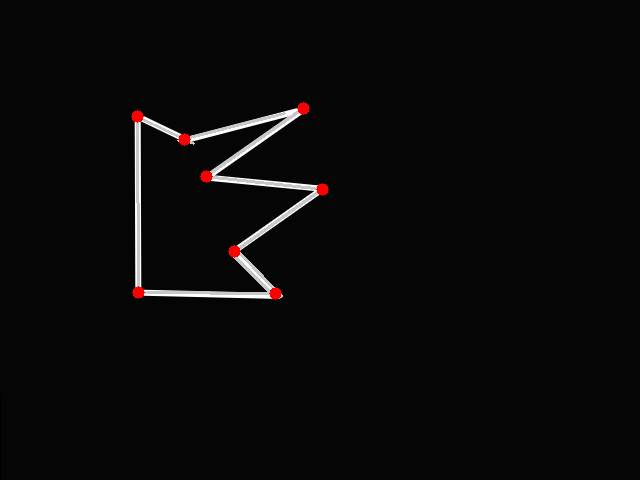
#> input picture debug_example8.png, 640 x 480 px
$ python -i first_tasks.py   (imports and definitions only)
#> lines starting #> are read from the running program, lines starting #| are printed output that depends on the picture; after the words box and inside, x2 and y2 are one past the last pixel; in counts of white or black regions, pixels touching at a corner belong together
from typing import Any, Iterable, Tuple
import cv2
import numpy as np
from itertools import combinations
import math


def normalize_angle_theta(theta: float) -> float:
    """
    Нормализует угол theta в диапазоне [0, pi)
    """
    if theta < 0:
        theta += math.pi
    if theta >= math.pi:
        theta -= math.pi
    return theta


def merge_collinear_segments(segments: Iterable[Tuple[float, float, float, float]],
                             angle_thresh_deg: float = 5.0,
                             rho_thresh: float = 20.0,
                             extend_px: float = 0.0) -> list[Tuple[float, float, float, float]]:
    """
    segments: list of (x1,y1,x2,y2)
    Возвращает список объединённых сегментов (по кластерам коллинеарности).
    Параметры:
      angle_thresh_deg - максимально допустимая разница углов (в градусах)
      rho_thresh - максимально допустимая разница rho (по нормали), px
    """
    seg_infos: list[dict[str, Any]] = []
    for (x1, y1, x2, y2) in segments:
        dx = x2 - x1
        dy = y2 - y1
        if dx == 0 and dy == 0:
            continue
        theta_dir = math.atan2(dy, dx)
        theta_dir = normalize_angle_theta(theta_dir)

        dx_dir = math.cos(theta_dir)
        dy_dir = math.sin(theta_dir)

        nx = -dy_dir
        ny = dx_dir

        rho = x1 * nx + y1 * ny

        t1 = x1 * dx_dir + y1 * dy_dir
        t2 = x2 * dx_dir + y2 * dy_dir
        tmin = min(t1, t2)
        tmax = max(t1, t2)
        seg_infos.append({
            'orig': (x1, y1, x2, y2),
            'theta': theta_dir,
            'rho': rho,
            'tmin': tmin,
            'tmax': tmax,
            'd': (dx_dir, dy_dir),
            'n': (nx, ny)
        })

    used = [False] * len(seg_infos)
    merged_segments: list[tuple[float, float, float, float]] = []

    angle_thresh = math.radians(angle_thresh_deg)

    for i, si in enumerate(seg_infos):
        if used[i]:
            continue
        cluster: list[int] = [i]
        used[i] = True
        for j in range(i + 1, len(seg_infos)):
            if used[j]:
                continue
            sj: dict[str, Any] = seg_infos[j]

            da = abs(si['theta'] - sj['theta'])
            da = min(da, math.pi - da)
            if da <= angle_thresh and abs(si['rho'] - sj['rho']) <= rho_thresh:
                cluster.append(j)
                used[j] = True

        tmin: float = min(seg_infos[k]['tmin'] for k in cluster)
        tmax: float = max(seg_infos[k]['tmax'] for k in cluster)

        theta_avg: float = sum(seg_infos[k]['theta'] for k in cluster) / len(cluster)
        theta_avg = normalize_angle_theta(theta_avg)
        dx_dir: float = math.cos(theta_avg)
        dy_dir: float = math.sin(theta_avg)
        nx = -dy_dir
        ny = dx_dir
        rho_avg: float = sum(seg_infos[k]['rho'] for k in cluster) / len(cluster)
        if extend_px > 0.0:
            tmin -= extend_px
            tmax += extend_px

        x_start: float = dx_dir * tmin + nx * rho_avg
        y_start: float = dy_dir * tmin + ny * rho_avg
        x_end: float = dx_dir * tmax + nx * rho_avg
        y_end: float = dy_dir * tmax + ny * rho_avg

        merged_segments.append((x_start, y_start, x_end, y_end))

    return merged_segments


def intersection_point(seg1: tuple[float, float, float, float], seg2: tuple[float, float, float, float], eps: float = 1e-9) -> tuple[float, float] | None:
    """
    Возвращает точку пересечения (x,y) если отрезки пересекаются (включая в концевых точках),
    иначе None.
    seg = (x1,y1,x2,y2) - могут быть float
    """
    x1, y1, x2, y2 = seg1
    x3, y3, x4, y4 = seg2

    # Решение векторно: p + t r  and q + u s
    r: tuple[float, float] = (x2 - x1, y2 - y1)
    s: tuple[float, float] = (x4 - x3, y4 - y3)

    r_cross_s = r[0] * s[1] - r[1] * s[0]
    q_p: tuple[float, float] = (x3 - x1, y3 - y1)
    q_p_cross_r = q_p[0] * r[1] - q_p[1] * r[0]

    if abs(r_cross_s) < eps:
        return None

    t: float = (q_p[0] * s[1] - q_p[1] * s[0]) / r_cross_s
    u: float = (q_p[0] * r[1] - q_p[1] * r[0]) / r_cross_s


    tol: float = 1e-7
    if -tol <= t <= 1 + tol and -tol <= u <= 1 + tol:
        ix: float = x1 + t * r[0]
        iy: float = y1 + t * r[1]
        return (ix, iy)
    return None


def cluster_points(points: Iterable[Tuple[float, float]], cluster_dist: float = 10.0) -> list[Tuple[float, float]]:
    """
    Простое дедуплирование точек с привязкой к сетке (grid-based), чтобы не слипались
    близкие, но разные вершины. Возвращает по одной точке на ячейку.
    """
    if not points:
        return []
    bin_size = max(1.0, float(cluster_dist))
    bins: dict[tuple[int, int], list[Tuple[float, float]]] = {}
    for (x, y) in points:
        bx = int(round(x / bin_size))
        by = int(round(y / bin_size))
        bins.setdefault((bx, by), []).append((x, y))
    centers: list[Tuple[float, float]] = []
    for pts in bins.values():
        sx = 0.0
        sy = 0.0
        for (x, y) in pts:
            sx += x
            sy += y
        n = float(len(pts))
        centers.append((sx / n, sy / n))
    return centers


def count_intersections(image_path: str,
                        canny_thresh1=50, canny_thresh2=150,
                        hough_threshold=40, minLineLength=0, maxLineGap=10,
                        angle_merge_deg=5.0, rho_merge_px=20.0,
                        cluster_dist=6.0,
                        visualize=True,
                        out_vis_path="intersections_vis.png",
                        apply_clahe=True,
                        apply_blur=True,
                        use_auto_scaling=True,
                        auto_base_diag=1500.0,
                        segment_extend_px=10.0,
                        near_parallel_deg=2.0,
                        return_raw_points=False):
#> called with image_path = '../debug_example8.png', canny_thresh1 = 50, canny_thresh2 = 150, hough_threshold = 40, minLineLength = 0, maxLineGap = 10, angle_merge_deg = 5, rho_merge_px = 20
    img: np.ndarray | None = cv2.imread(image_path)
#> img is the input picture: shape (480, 640, 3); mean B, G, R 8.6, 8.6, 9.3
    if img is None:
        raise FileNotFoundError(image_path)
    gray: np.ndarray = cv2.cvtColor(img, cv2.COLOR_BGR2GRAY)

    if apply_clahe:
        clahe: cv2.CLAHE = cv2.createCLAHE(clipLimit=2.0, tileGridSize=(8, 8))
        gray = clahe.apply(gray)
    if apply_blur:
        gray: np.ndarray = cv2.GaussianBlur(gray, (3, 3), 0)


    edges: np.ndarray = cv2.Canny(gray, canny_thresh1, canny_thresh2, apertureSize=3)
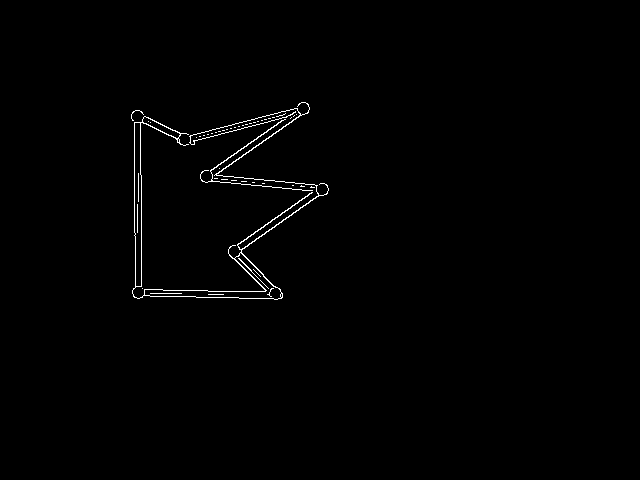
#> edges: shape (480, 640); 0.77% white in thin lines or dots, all inside (x1, y1, x2, y2) = (131, 102, 329, 300)

    h, w = gray.shape[:2]
#> h = 480; w = 640
    if use_auto_scaling and auto_base_diag > 0:
        diag: float = float((h ** 2 + w ** 2) ** 0.5)
#> diag = 800
        scale: float = diag / auto_base_diag
#> scale = 0.533
        scaled_cluster_dist: float = float(cluster_dist) * scale
#> scaled_cluster_dist = 3.2
        scaled_rho_merge: float = float(rho_merge_px) * scale
#> scaled_rho_merge = 10.67

        # Если minLineLength не задан (0), подбераю от размера изображения
        scaled_min_line_length: int = int(max(minLineLength, 0.05 * max(h, w)))
#> scaled_min_line_length = 32
        scaled_segment_extend: float = float(segment_extend_px) * scale
#> scaled_segment_extend = 5.33
    else:
        scaled_cluster_dist: float = cluster_dist
        scaled_rho_merge: float = rho_merge_px
        scaled_min_line_length: int = minLineLength
        scaled_segment_extend: float = segment_extend_px

    lines = cv2.HoughLinesP(edges,
                            rho=1,
                            theta=np.pi / 180,
                            threshold=hough_threshold,
                            minLineLength=scaled_min_line_length,
                            maxLineGap=maxLineGap)
#> lines = 22 rows, first 6: [133, 296, 281, 298], [141, 197, 141, 253], [208, 291, 250, 291], [228, 251, 316, 189], [201, 179, 327, 192], [212, 176, 309, 108]

    if lines is None:
        if visualize:
            cv2.imwrite(out_vis_path, img) # type: ignore
        return 0, [], []

    segments: list[tuple[float, float, float, float]] = [tuple(map(float, line[0])) for line in lines]
#> segments = 22 items, first 6: (133, 296, 281, 298), (141, 197, 141, 253), (208, 291, 250, 291), (228, 251, 316, 189), (201, 179, 327, 192), (212, 176, 309, 108)

    merged: list[tuple[float, float, float, float]] = merge_collinear_segments(segments,
                                      angle_thresh_deg=angle_merge_deg,
                                      rho_thresh=scaled_rho_merge,
                                      extend_px=scaled_segment_extend)
#> the loop in merge_collinear_segments, `for (x1, y1, x2, y2) in segments:` made 22 passes
#> (x1, y1, x2, y2, dx, dy, theta_dir, dx_dir) on passes 1, 3, 5, 11, 15, 16, 17, 19, 20, 21, 22: (133, 296, 281, 298, 148, 2, 0.0135, 1), (208, 291, 250, 291, 42, 0, 0, 1), (201, 179, 327, 192, 126, 13, 0.103, 0.995), (201, 173, 327, 186, 126, 13, 0.103, 0.995), (233, 245, 282, 294, 49, 49, 0.785, 0.707), (229, 255, 275, 299, 46, 44, 0.763, 0.723), (163, 290, 207, 290, 44, 0, 0, 1), (144, 292, 181, 293, 37, 1, 0.027, 1), (133, 111, 196, 140, 63, 29, 0.431, 0.908), (131, 117, 188, 144, 57, 27, 0.442, 0.904), (229, 247, 270, 291, 41, 44, 0.821, 0.682)
#> (x1, y1, x2, y2, dx, dy, theta_dir, theta in normalize_angle_theta) on passes 4, 6, 7, 9, 10, 12: (228, 251, 316, 189, 88, -62, 2.53, 2.53), (212, 176, 309, 108, 97, -68, 2.53, 2.53), (189, 136, 290, 109, 101, -27, 2.88, 2.88), (180, 143, 308, 112, 128, -31, 2.9, 2.9), (137, 226, 138, 189, 1, -37, 1.6, 1.6), (231, 257, 327, 187, 96, -70, 2.51, 2.51)
#> after the loop in merge_collinear_segments, `for (x1, y1, x2, y2) in segments:`: seg_infos = 22 items
#> in merge_collinear_segments, `used = [False] * len(seg_infos)`: used = [False, False, False, False, False, False, False, False, False, False, False, False, False, False, False, False, False, False, False, False, False, False]
#> the loop in merge_collinear_segments, `for i, si in enumerate(seg_infos):` made 22 passes
#> (tmin, tmax, theta_avg, dx_dir, dy_dir, nx, ny) on passes 1, 2, 4, 5, 6, 7, 15, 16, 20: (131.7, 290.3, 0.0101, 1, 0.0101, -0.0101, 1), (105.7, 258.3, 1.58, -0.00901, 1, -1, -0.00901), (-159.4, -29.9, 2.52, -0.813, 0.583, -0.583, -0.813), (212.4, 350.3, 0.103, 0.995, 0.103, -0.103, 0.995), (-196.4, -52.31, 2.52, -0.816, 0.578, -0.578, -0.816), (-278.3, -135.9, 2.89, -0.969, 0.245, -0.245, -0.969), (331.5, 412.6, 0.803, 0.695, 0.719, -0.719, 0.695), (336.4, 410.7, 0.763, 0.723, 0.691, -0.691, 0.723), (161.9, 241.9, 0.437, 0.906, 0.423, -0.423, 0.906)
#> after the loop in merge_collinear_segments, `for i, si in enumerate(seg_infos):`: merged_segments = 9 items, first 6: (128.7, 292.1, 287.4, 293.7), (138.4, 106.9, 137, 259.6), (327.7, 183.6, 222.5, 259), (195.4, 175.4, 332.6, 189.6), (313.3, 102.4, 195.7, 185.7), (314.1, 106.7, 176.1, 141.6); used = [True, True, True, True, True, True, True, True, True, True, True, True, True, True, True, True, True, True, True, True, True, True]
#> merged has the same summary as merged_segments in merge_collinear_segments

    pts: list[tuple[float, float]] = []
    near_parallel_rad: float = math.radians(near_parallel_deg)
    for a, b in combinations(merged, 2):
        # Не отбрасываем пары заранее по углу: сначала считаем пересечение
        p: tuple[float, float] | None = intersection_point(a, b)
        if p is not None:
            pts.append(p)
#> this loop made 36 passes
#> (a, b) on passes 16 to 26: ((327.7, 183.6, 222.5, 259), (195.4, 175.4, 332.6, 189.6)), ((327.7, 183.6, 222.5, 259), (313.3, 102.4, 195.7, 185.7)), ((327.7, 183.6, 222.5, 259), (314.1, 106.7, 176.1, 141.6)), ((327.7, 183.6, 222.5, 259), (226.9, 241.7, 283.2, 300.1)), ((327.7, 183.6, 222.5, 259), (225.1, 251.3, 278.9, 302.7)), ((327.7, 183.6, 222.5, 259), (126.6, 111.5, 199.1, 145.3)), ((195.4, 175.4, 332.6, 189.6), (313.3, 102.4, 195.7, 185.7)), ((195.4, 175.4, 332.6, 189.6), (314.1, 106.7, 176.1, 141.6)), ((195.4, 175.4, 332.6, 189.6), (226.9, 241.7, 283.2, 300.1)), ((195.4, 175.4, 332.6, 189.6), (225.1, 251.3, 278.9, 302.7)), ((195.4, 175.4, 332.6, 189.6), (126.6, 111.5, 199.1, 145.3))
#> (x1 in intersection_point, y1 in intersection_point, x2 in intersection_point, y2 in intersection_point, x3 in intersection_point, y3 in intersection_point, x4 in intersection_point, y4 in intersection_point) on passes 1, 2, 3, 4, 5, 8: (128.7, 292.1, 287.4, 293.7, 138.4, 106.9, 137, 259.6), (128.7, 292.1, 287.4, 293.7, 327.7, 183.6, 222.5, 259), (128.7, 292.1, 287.4, 293.7, 195.4, 175.4, 332.6, 189.6), (128.7, 292.1, 287.4, 293.7, 313.3, 102.4, 195.7, 185.7), (128.7, 292.1, 287.4, 293.7, 314.1, 106.7, 176.1, 141.6), (128.7, 292.1, 287.4, 293.7, 126.6, 111.5, 199.1, 145.3)

    clustered: list[tuple[float, float]] = cluster_points(pts, cluster_dist=scaled_cluster_dist)
#> the loop in cluster_points, `for (x, y) in points:` made 9 passes
#> (x, y) on passes 1 to 9: (276.9, 293.6), (269.3, 293.5), (138.3, 116.9), (321, 188.4), (234.9, 250.1), (228.6, 254.6), (208.3, 176.8), (303.3, 109.4), (185.9, 139.1)
#> the loop in cluster_points, `for pts in bins.values():` made 9 passes

    if visualize:
        vis: np.ndarray = img.copy() # type: ignore
        for (x1, y1, x2, y2) in merged:
            cv2.line(vis, (int(round(x1)), int(round(y1))),
                     (int(round(x2)), int(round(y2))), (200, 200, 200), 2) # type: ignore
#> this loop made 9 passes
#> (x1, y1, x2, y2) on passes 1 to 9: (128.7, 292.1, 287.4, 293.7), (138.4, 106.9, 137, 259.6), (327.7, 183.6, 222.5, 259), (195.4, 175.4, 332.6, 189.6), (313.3, 102.4, 195.7, 185.7), (314.1, 106.7, 176.1, 141.6), (226.9, 241.7, 283.2, 300.1), (225.1, 251.3, 278.9, 302.7), (126.6, 111.5, 199.1, 145.3)
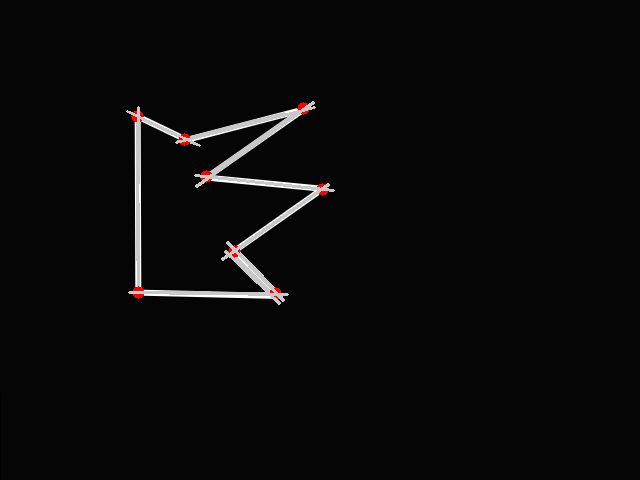
#> vis: shape (480, 640, 3); 0.51% of pixels changed, all inside (x1, y1, x2, y2) = (126, 101, 335, 305)
        for (x, y) in clustered:
            cv2.circle(vis, (int(round(x)), int(round(y))), 6, (0, 0, 255), -1) # type: ignore
#> this loop made 9 passes
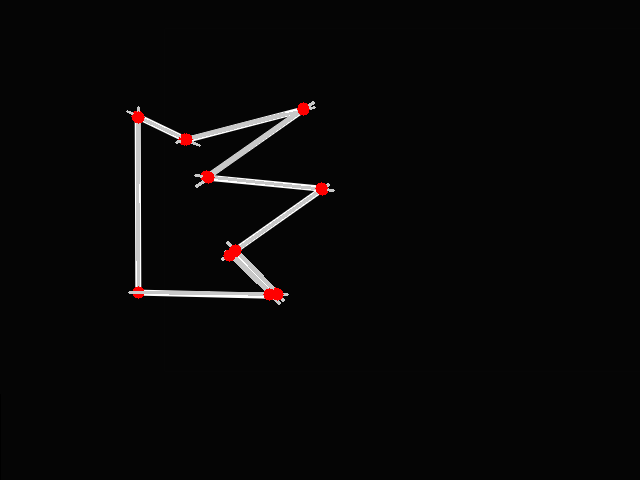
#> vis: shape (480, 640, 3); 0.22% of pixels changed, all inside (x1, y1, x2, y2) = (133, 105, 328, 301)
        cv2.imwrite(out_vis_path, vis) # type: ignore

    if return_raw_points:
        return len(clustered), merged, clustered, pts # type: ignore
    return len(clustered), merged, clustered # type: ignore

>>> result = count_intersections('../debug_example8.png')

$ run again, on vis_example4.png
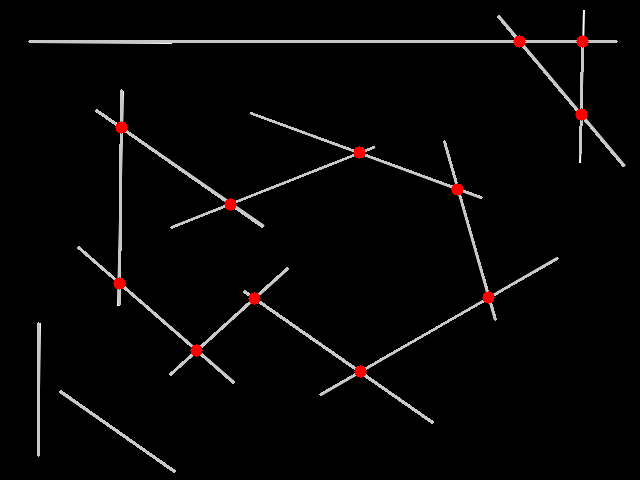
#> input picture vis_example4.png, 640 x 480 px
#> in count_intersections, img is the input picture: shape (480, 640, 3); mean B, G, R 5.9, 5.9, 7.1
#> in count_intersections, `edges: np.ndarray = cv2.Canny(gray, canny_thresh1, canny_thresh2, aper..`:
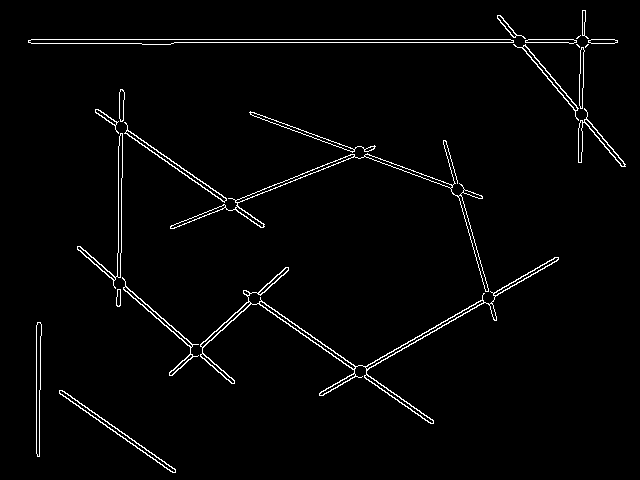
#> edges: shape (480, 640); 2.3% white in thin lines or dots
#> lines = 48 rows, first 6: [31, 39, 510, 39], [174, 42, 513, 42], [321, 395, 483, 302], [100, 110, 263, 224], [246, 290, 433, 421], [77, 249, 231, 383]
#> segments = 48 items, first 6: (31, 39, 510, 39), (174, 42, 513, 42), (321, 395, 483, 302), (100, 110, 263, 224), (246, 290, 433, 421), (77, 249, 231, 383)
#> the loop in merge_collinear_segments, `for (x1, y1, x2, y2) in segments:` made 48 passes
#> (x1, y1, x2, y2, dx, dy, theta_dir, dx_dir) on passes 1, 2, 4, 5, 6, 8, 9, 10: (31, 39, 510, 39, 479, 0, 0, 1), (174, 42, 513, 42, 339, 0, 0, 1), (100, 110, 263, 224, 163, 114, 0.61, 0.819), (246, 290, 433, 421, 187, 131, 0.611, 0.819), (77, 249, 231, 383, 154, 134, 0.716, 0.754), (61, 390, 175, 470, 114, 80, 0.612, 0.819), (500, 15, 625, 164, 125, 149, 0.873, 0.643), (243, 292, 430, 423, 187, 131, 0.611, 0.819)
#> after the loop in merge_collinear_segments, `for (x1, y1, x2, y2) in segments:`: seg_infos = 48 items
#> used = 48 items, first 6: False, False, False, False, False, False
#> the loop in merge_collinear_segments, `for i, si in enumerate(seg_infos):` made 48 passes
#> (tmin, tmax, theta_avg, dx_dir, dy_dir, nx, ny) on passes 1, 3: (25.67, 518.3, 0, 1, 0, 0, 1), (-367.4, -74.68, 2.62, -0.868, 0.497, -0.497, -0.868)
#> the loop in count_intersections, `for a, b in combinations(merged, 2):` made 105 passes
#> (a, b) on passes 1 to 7: ((25.67, 41.33, 518.3, 41.33), (567.5, 251.4, 313.5, 397)), ((25.67, 41.33, 518.3, 41.33), (91.54, 105.7, 266.4, 228.4)), ((25.67, 41.33, 518.3, 41.33), (239.8, 287.3, 436.6, 425.1)), ((25.67, 41.33, 518.3, 41.33), (73.22, 243.8, 237, 386.1)), ((25.67, 41.33, 518.3, 41.33), (55.15, 388.5, 178.3, 474.8)), ((25.67, 41.33, 518.3, 41.33), (494.4, 12.34, 626.5, 169.8)), ((25.67, 41.33, 518.3, 41.33), (119.4, 126.5, 118.6, 281.2))
#> the loop in cluster_points, `for (x, y) in points:` made 5 passes
#> (x, y) on passes 1 to 5: (359.1, 370.8), (230.8, 203.4), (255, 297.9), (196.4, 350.8), (358.3, 152.2)
#> the loop in cluster_points, `for pts in bins.values():` made 5 passes
#> the loop in count_intersections, `for (x1, y1, x2, y2) in merged:` made 15 passes
#> (x1, y1, x2, y2) on passes 1 to 8: (25.67, 41.33, 518.3, 41.33), (567.5, 251.4, 313.5, 397), (91.54, 105.7, 266.4, 228.4), (239.8, 287.3, 436.6, 425.1), (73.22, 243.8, 237, 386.1), (55.15, 388.5, 178.3, 474.8), (494.4, 12.34, 626.5, 169.8), (119.4, 126.5, 118.6, 281.2)
#> the loop in count_intersections, `for (x, y) in clustered:` made 5 passes
#> after the loop in count_intersections, `for (x, y) in clustered:`:
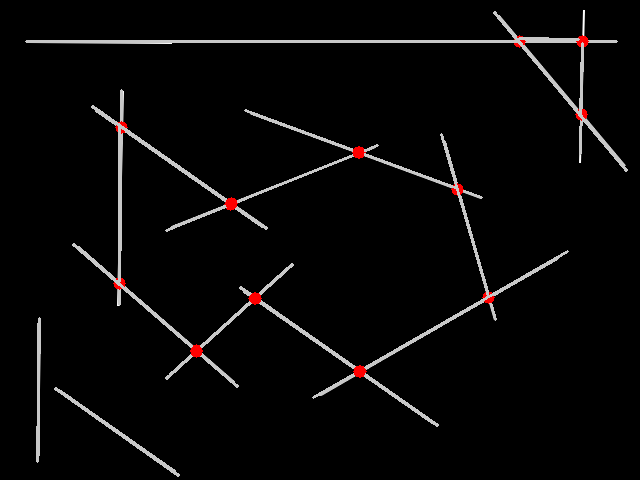
#> vis: shape (480, 640, 3); mean B, G, R 7.3, 7.3, 8.2
